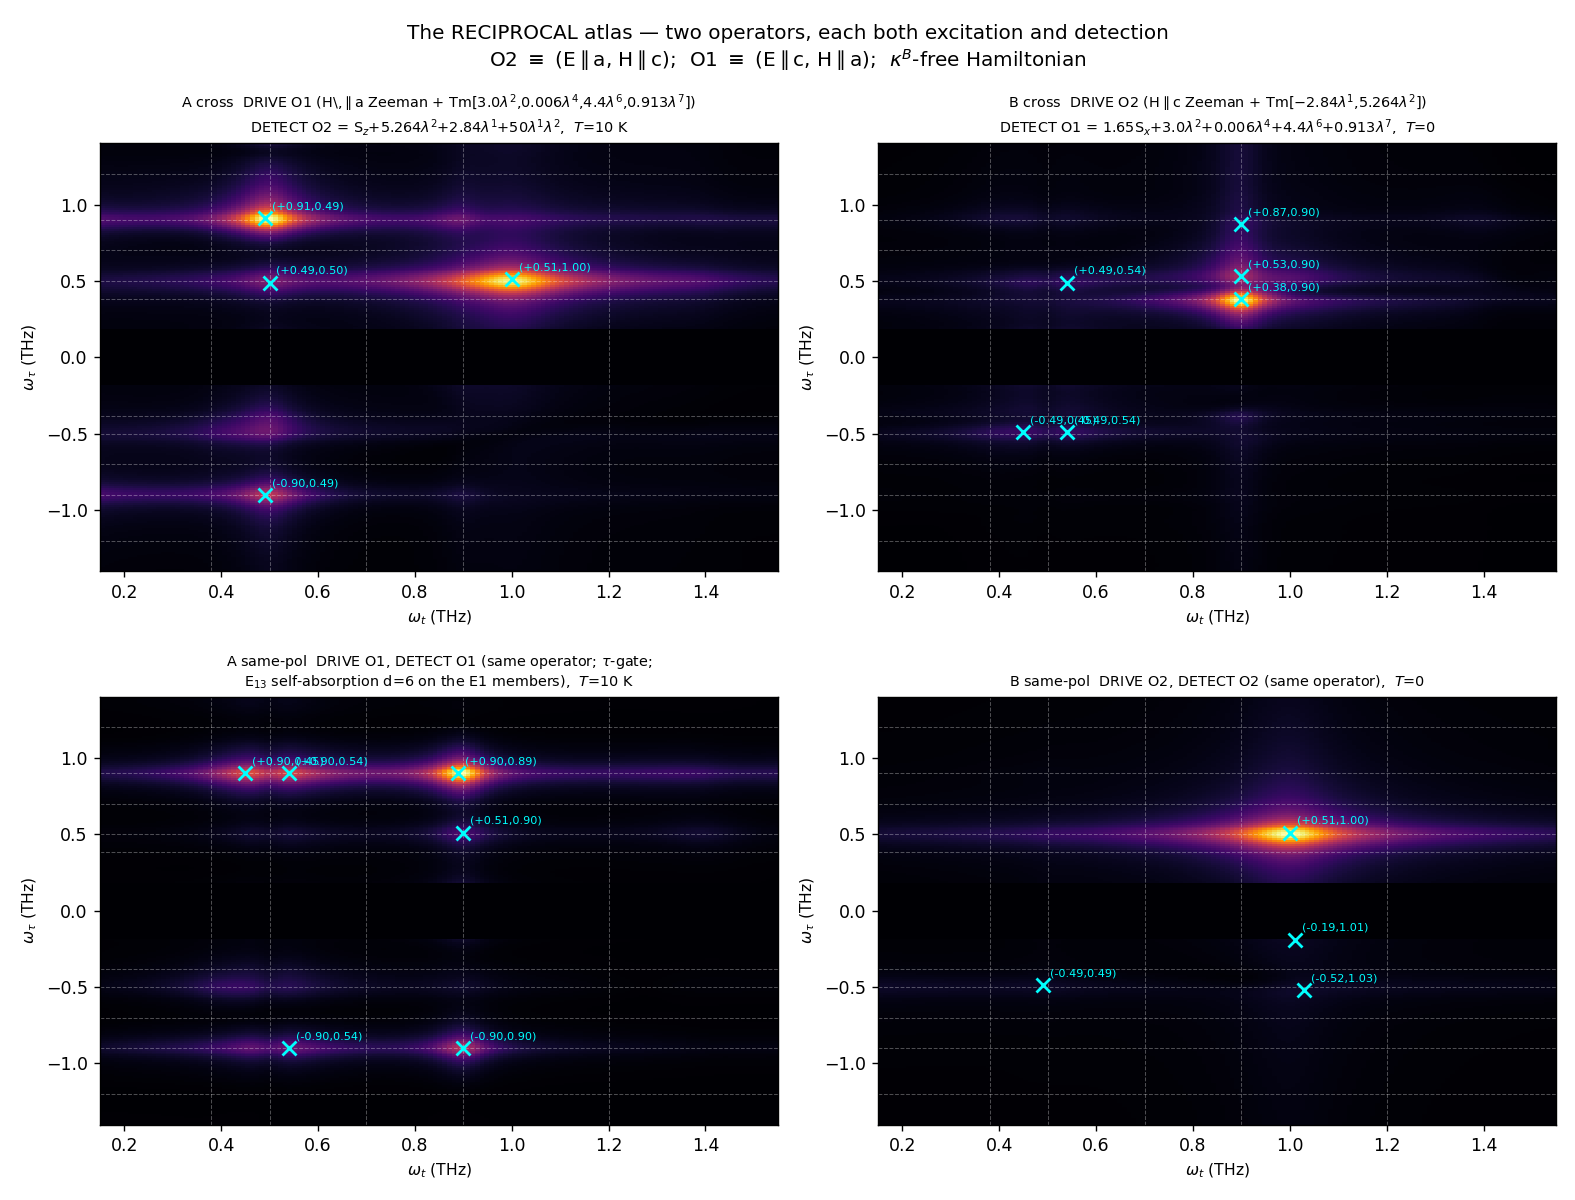

Source code (Python):
# The RECIPROCAL atlas: exactly TWO operators, each serving excitation AND detection.
#   O2 (E||a,H||c) = S_z + 5.264*l2 + 2.84*l1 (w_E1=0.54 mu) + beta*l1*l2
#       drive:  geometry B su3 vector (-2.84, 5.264)-normalized  [ALREADY the production run]
#       detect: A-cross and B-same
#   O1 (E||c,H||a) = 1.65*S_x + 3.0*l2(d_z^eff) + 0.006*l4 + 4.4*l6 + 0.9128*l7, mu_x13 = 0 (dark)
#       drive:  geometry A su3 vector (0,3.0,0,0.006,0,4.4,0.9128,0)  [runs reciprocal/geomA_gs*]
#       detect: A-same and B-cross
#   1.65 = calibrated Fe/Tm emission scale (the one empirical detection number).
#   Same-pol A processed with the tau-gate; E13 self-absorption (depth 6, both axes)
#   applied to the E1 members of O1 (l4, l6) per the adopted A-same scenario.
import numpy as np, h5py, json, os
from scipy.ndimage import gaussian_filter, maximum_filter, median_filter
import matplotlib; matplotlib.use("Agg"); import matplotlib.pyplot as plt

SCALE = 2*np.pi/4.135667696
ROOT = "/home/pc_linux/ClassicalSpin_Cpp/tfo_project/tmfeo3_2dcs_final"
HERE = f"{ROOT}/reciprocal"
E_LEV = [0.0, 2.067834, 4.9628]
BETA_GUESS = 66.0

def weights(T):
    if T <= 0: return {"gs1": 1.0}
    w = np.array([np.exp(-e/(0.086173*T)) for e in E_LEV]); w /= w.sum()
    return {f"gs{i+1}": w[i] for i in range(3) if w[i] > 1e-6}

def load_all(path):
    with h5py.File(path) as f:
        t = f['/reference/times'][:]; tau = f['/tau_scan/tau_values'][:]
        R2 = f['/reference/M_global_SU2'][:]; R3 = f['/reference/M_global_SU3'][:]
        Rl = f['/reference/M_local_SU3'][:]; q0 = Rl[:, 0]*Rl[:, 1]
        n_tau, n_t = len(tau), len(t)
        D2 = np.zeros((n_tau, n_t, 3), np.float32); D3 = np.zeros((n_tau, n_t, 8), np.float32)
        Q = np.zeros((n_tau, n_t), np.float32)
        for i in range(n_tau):
            g = f[f'/tau_scan/tau_{i}']
            D2[i] = g['M01_global_SU2'][:] - g['M1_global_SU2'][:] - R2
            D3[i] = g['M01_global_SU3'][:] - g['M1_global_SU3'][:] - R3
            A_ = g['M01_local_SU3'][:]; B_ = g['M1_local_SU3'][:]
            Q[i] = A_[:, 0]*A_[:, 1] - B_[:, 0]*B_[:, 1] - q0
    return t, tau, D2, D3, Q

def spec(t, tau, M, samepol=False):
    tm = t >= 3.0
    if samepol:
        tk = t[tm]; at = np.exp(np.log(0.03)*((tk-tk[0])/(tk[-1]-tk[0]))**2)
        atau = np.ones_like(tau)
        m1 = tau > -6; atau[m1] = 0.5*(1-np.cos(np.pi*(-tau[m1])/6))
        m2 = tau < -110; atau[m2] = 0.5*(1-np.cos(np.pi*(120+tau[m2])/10))
    else:
        at = np.hanning(2*tm.sum())[tm.sum():]; atau = np.hanning(2*len(tau))[:len(tau)]
    Md = (M[:, tm]-M[:, tm].mean(axis=0, keepdims=True))*atau[:, None]*at[None, :]
    wt = np.fft.fftshift(np.fft.fftfreq(tm.sum(), t[1]-t[0]))*SCALE
    wta = np.fft.fftshift(np.fft.fftfreq(len(tau), tau[1]-tau[0]))*SCALE
    mx = (wt > 0.02) & (wt < 1.6); my = (np.abs(wta) < 1.6)
    return wt[mx], -wta[my], gaussian_filter(np.abs(np.fft.fftshift(np.fft.fft2(Md)))[np.ix_(my, mx)], sigma=(2, 1.5))

def blind(wtb, wTb, A, amp_min=0.05):
    B = A.copy(); B[np.abs(wTb) < 0.18, :] = 0
    dyx = abs(wTb[1]-wTb[0]); dxx = abs(wtb[1]-wtb[0])
    n = B.max(); fp = (int(0.10/dyx)|1, int(0.10/dxx)|1)
    ismax = (B == maximum_filter(B, size=fp)); bg = median_filter(B, size=(int(0.34/dyx)|1, int(0.34/dxx)|1))
    pk = []
    for y, x in zip(*np.where(ismax)):
        a = B[y, x]/n; p = B[y, x]/max(bg[y, x], 1e-30)
        if a >= amp_min and p >= 1.5:
            pk.append((round(float(a),3), round(float(p),1), round(float(wTb[y]),2), round(float(wtb[x]),2)))
    pk.sort(reverse=True); out = []
    for q in pk:
        if all(abs(q[2]-r[2]) > 0.09 or abs(q[3]-r[3]) > 0.09 for r in out): out.append(q)
    return out[:8]

# ---- load runs ----
A_runs = {s: load_all(f"{HERE}/geomA_{s}/sample_0/pump_probe_spectroscopy.h5") for s in ["gs1", "gs2", "gs3"]}
B_run  = load_all(f"{ROOT}/FINAL_SCENARIO/runs/geomB_gs1/sample_0/pump_probe_spectroscopy.h5")

def mixA(idx3=None, idx2=None, quad=False, T=10):
    tot = None
    for s, w in weights(T).items():
        t, tau, D2, D3, Q = A_runs[s]
        M = Q if quad else (D2[:, :, idx2] if idx2 is not None else D3[:, :, idx3])
        tot = w*M if tot is None else tot + w*M
    return t, tau, tot

# O2 detection pieces for A-cross (T=10K)
t, tau, l2 = mixA(idx3=1); _, _, l1 = mixA(idx3=0); _, _, Sz = mixA(idx2=2); _, _, Qd = mixA(quad=True)
wtb, wTb, A2m = spec(t, tau, l2); _, _, A1m = spec(t, tau, l1)
_, _, AZ = spec(t, tau, Sz);      _, _, AQ = spec(t, tau, Qd)
lin = 5.264*A2m + 2.84*A1m + AZ
def at2(A, wT, wt_): return A[np.argmin(np.abs(wTb-wT))][np.argmin(np.abs(wtb-wt_))]
beta = at2(lin, 0.90, 0.50)/max(at2(AQ, 0.49, 1.00), 1e-30)   # A-cross parity calibration
Across = lin + beta*AQ
print(f"beta recalibrated from A-cross parity: {beta:.1f}")

# O1 detection for A-same (tau-gated) + E13 self-absorption on E1 members
t, tau, l2g = mixA(idx3=1); _, _, l4g = mixA(idx3=3); _, _, l6g = mixA(idx3=5)
_, _, l7g = mixA(idx3=6);   _, _, Sxg = mixA(idx2=0)
wtg, wTg, G2 = spec(t, tau, l2g, True); _, _, G4 = spec(t, tau, l4g, True)
_, _, G6 = spec(t, tau, l6g, True); _, _, G7 = spec(t, tau, l7g, True); _, _, GF = spec(t, tau, Sxg, True)
T13c = np.exp(-6.0/(1+((wtg-1.20)/0.05)**2))[None, :]
T13r = np.exp(-6.0/(1+((np.abs(wTg)-1.20)/0.05)**2))[:, None]
T12c = np.exp(-1.0/(1+((wtg-0.50)/0.04)**2))[None, :]      # E12-line self-absorption (E||c E1), depth 1
Asame = (0.006*G4 + 4.4*G6)*T13c*T13r + 1.65*GF + 3.0*G2*T12c + 0.9128*G7

# O1 detection for B-cross; O2 for B-same (T=0, geometry B run)
tB, tauB, D2B, D3B, QB = B_run
wtB, wTB, B2 = spec(tB, tauB, D3B[:, :, 1]); _, _, B1 = spec(tB, tauB, D3B[:, :, 0])
_, _, B4 = spec(tB, tauB, D3B[:, :, 3]);     _, _, B6 = spec(tB, tauB, D3B[:, :, 5])
_, _, B7 = spec(tB, tauB, D3B[:, :, 6]);     _, _, BFx = spec(tB, tauB, D2B[:, :, 0])
_, _, BFz = spec(tB, tauB, D2B[:, :, 2]);    _, _, BQ = spec(tB, tauB, QB)
T13cB = np.exp(-6.0/(1+((wtB-1.20)/0.05)**2))[None, :]
T12cB = np.exp(-1.0/(1+((wtB-0.50)/0.04)**2))[None, :]
Bcross = (0.006*B4 + 4.4*B6)*T13cB + 1.65*BFx + 3.0*B2*T12cB + 0.9128*B7
Bsame  = BFz + 5.264*B2 + 2.84*B1 + beta*BQ

panels = [
    ("A cross  DRIVE O1 (H\\,$\\parallel$a Zeeman + Tm[3.0$\\lambda^2$,0.006$\\lambda^4$,4.4$\\lambda^6$,0.913$\\lambda^7$])\n"
     "DETECT O2 = S$_z$+5.264$\\lambda^2$+2.84$\\lambda^1$+%.0f$\\lambda^1\\lambda^2$,  $T$=10 K" % beta,
     wtb, wTb, Across, "A_cross"),
    ("B cross  DRIVE O2 (H$\\parallel$c Zeeman + Tm[$-$2.84$\\lambda^1$,5.264$\\lambda^2$])\n"
     "DETECT O1 = 1.65S$_x$+3.0$\\lambda^2$+0.006$\\lambda^4$+4.4$\\lambda^6$+0.913$\\lambda^7$,  $T$=0",
     wtB, wTB, Bcross, "B_cross"),
    ("A same-pol  DRIVE O1, DETECT O1 (same operator; $\\tau$-gate;\nE$_{13}$ self-absorption d=6 on the E1 members),  $T$=10 K",
     wtg, wTg, Asame, "A_same"),
    ("B same-pol  DRIVE O2, DETECT O2 (same operator),  $T$=0",
     wtB, wTB, Bsame, "B_same"),
]
census = {"operators": {
    "O2": "S_z + 5.264 l2 + 2.84 l1 (w_E1=0.54 mu) + beta l1 l2; beta recal = %.1f" % beta,
    "O1": "1.65 S_x + 3.0 l2 (d_z^eff) + 0.006 l4 + 4.4 l6 + 0.9128 l7; mu_x13 = 0 (dark 1-3)"},
    "drives": {"A": "0,3.0,0,0.006,0,4.4,0.9128,0 amp 0.037822 (= O1 Tm part)",
               "B": "-0.0165,0.030711 amp 0.034864 (= O2 Tm part, w_E1 ratio)"}}
fig, axs = plt.subplots(2, 2, figsize=(12.6, 9.6))
for ax, (ttl, wx, wy, A, key) in zip(axs.ravel(), panels):
    pk = blind(wx, wy, A); census[key] = pk
    print(f"\n=== {key} ===")
    for a, p, yy, xx in pk: print(f"   {a:5.2f} x{p:4.1f}  ({yy:+.2f}, {xx:.2f})")
    Z = A.copy(); Z[np.abs(wy) < 0.18, :] = 0
    ax.pcolormesh(wx, wy, Z/Z.max(), shading="auto", cmap="inferno", vmin=0, vmax=1, rasterized=True)
    for nm, v in [("qFM",0.38),("E12",0.50),("E23",0.70),("qAFM",0.90),("E13",1.20)]:
        ax.axvline(v, color="w", ls="--", lw=0.6, alpha=0.3)
        ax.axhline(v, color="w", ls="--", lw=0.6, alpha=0.3); ax.axhline(-v, color="w", ls="--", lw=0.6, alpha=0.3)
    for a, p, yy, xx in pk[:6]:
        ax.plot(xx, yy, "x", color="cyan", ms=8, mew=1.6)
        ax.annotate(f"({yy:+.2f},{xx:.2f})", (xx, yy), textcoords="offset points", xytext=(4, 5), color="cyan", fontsize=6.5)
    ax.set_xlim(0.15, 1.55); ax.set_ylim(-1.4, 1.4)
    ax.set_xlabel("$\\omega_t$ (THz)", fontsize=9); ax.set_ylabel("$\\omega_\\tau$ (THz)", fontsize=9)
    ax.set_title(ttl, fontsize=8.3)
fig.suptitle("The RECIPROCAL atlas — two operators, each both excitation and detection\n"
             "O2 $\\equiv$ (E$\\parallel$a, H$\\parallel$c);  O1 $\\equiv$ (E$\\parallel$c, H$\\parallel$a);  $\\kappa^B$-free Hamiltonian",
             fontsize=11.5)
fig.tight_layout()
fig.savefig(f"{HERE}/atlas_reciprocal.png", dpi=125)
json.dump(census, open(f"{HERE}/census_atlas_reciprocal.json", "w"), indent=1)
print("\nsaved reciprocal/atlas_reciprocal.png + census_atlas_reciprocal.json")
